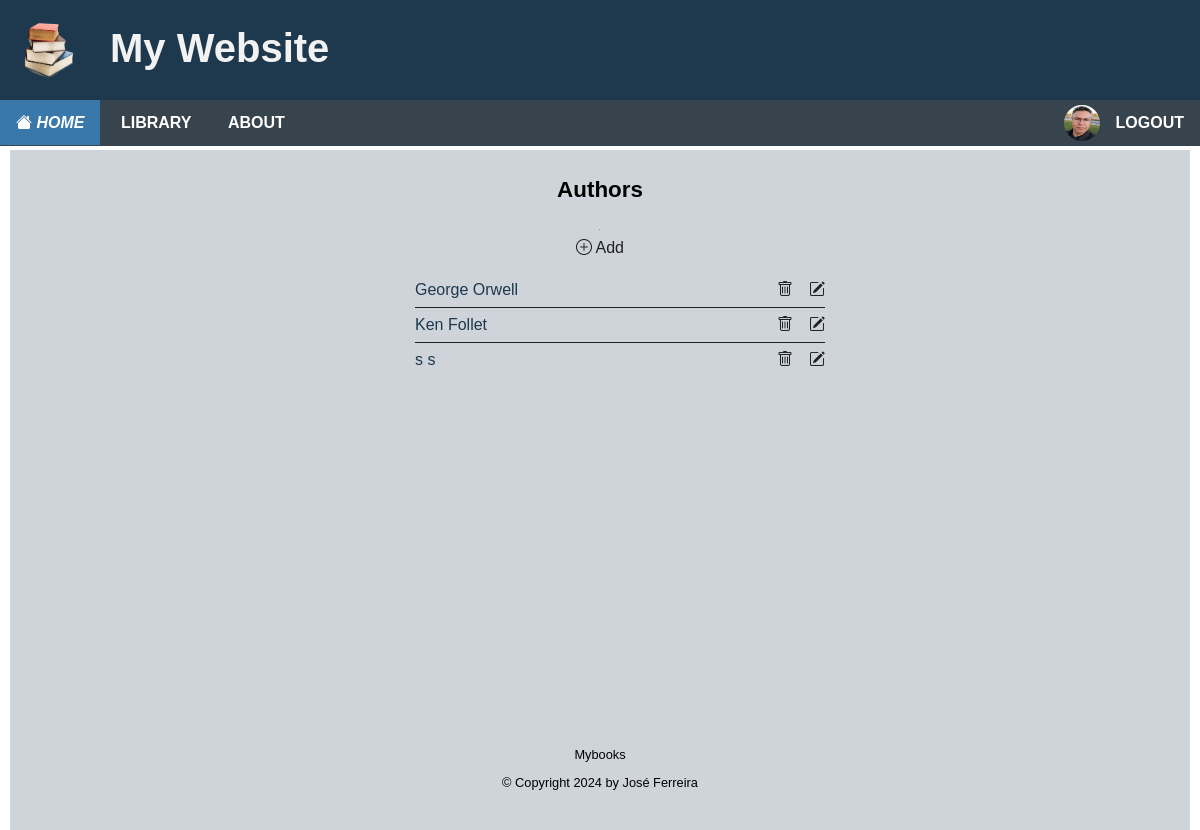
/authors/ (signed in), run on an earlier commit of the app's database.
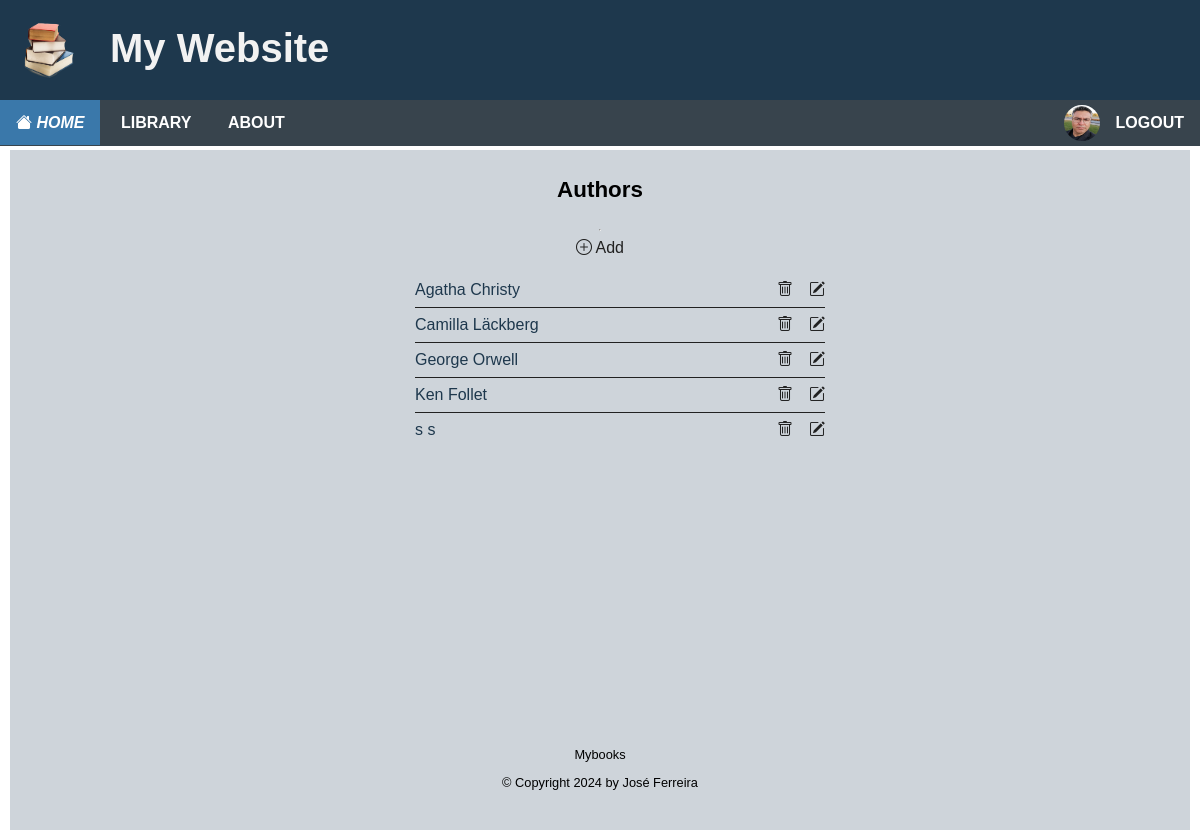
And on a later commit of the database.
### apps/books/models.py (models this page shows, shortened)
class Author(models.Model):
    first_name = models.CharField(max_length=100)
    last_name = models.CharField(max_length=100)
    date_of_birth = models.DateField(null=True, blank=True)
    date_of_death = models.DateField('Died', null=True, blank=True)
    headshot = models.ImageField(upload_to=upload_to_authors, default='author.png', null=True)
    summary = models.TextField(max_length=500, null=True, blank=True)
    created_by = models.ForeignKey(User, on_delete=models.CASCADE, default=1)
    created = models.DateTimeField(auto_now_add=True)
    modified = models.DateTimeField(auto_now=True)
    class Meta:
        ordering = ["first_name"]

### apps/books/views.py (the view)
# urls.py: path('authors/', views.AuthorList.as_view(),name='author-list'),
class AuthorList(LoginRequiredMixin, ListView):
    model = Author
    context_object_name = 'authors'
    paginate_by = 10
    def get_context_data(self, **kwargs):
        context = super().get_context_data(**kwargs)
        context['authors'] = context['authors']
        return context

### templates/books/author_list.html
{% extends "base.html" %}
{% block content %}
<div class="center-panel">
	<h2>Authors</h2>
	<hr>
	<div class="list-controls">
		<a href="{% url 'author-add' %}"><i class="bi bi-plus-circle"></i> Add</a>
	</div>
	{% if object_list %}
	<ul class="list">
		{% for author in object_list %}
			<li><a href="{%url 'author-detail' author.id %}">{{ author.first_name }} {{ author.last_name }}</a>
				 <div  class="list-controls">
				 	<a href="{%url 'author-delete' author.id %}"><i class="bi bi-trash"></i></a>
					<a href="{%url 'author-update' author.id %}"><i class="bi bi-pencil-square"></i></a>
		         </div>
		    </li>
		{% endfor %}
	{% endif %}
	</ul>
</div>
{% endblock content %}

What changed in the data, as far as the page shows it:
added Author: first_name "Agatha", last_name "Christy"
added Author: first_name "Camilla", last_name "Läckberg"
